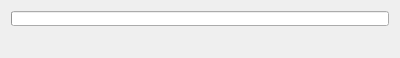
<?xml version="1.0" encoding="UTF-8"?>
<ui version="4.0">
 <class>frmLoading</class>
 <widget class="QWidget" name="frmLoading">
  <property name="windowModality">
   <enum>Qt::ApplicationModal</enum>
  </property>
  <property name="geometry">
   <rect>
    <x>0</x>
    <y>0</y>
    <width>400</width>
    <height>58</height>
   </rect>
  </property>
  <property name="minimumSize">
   <size>
    <width>400</width>
    <height>58</height>
   </size>
  </property>
  <property name="maximumSize">
   <size>
    <width>400</width>
    <height>58</height>
   </size>
  </property>
  <property name="font">
   <font>
    <weight>75</weight>
    <bold>true</bold>
   </font>
  </property>
  <property name="windowTitle">
   <string>Espere por favor...</string>
  </property>
  <layout class="QVBoxLayout">
   <item>
    <widget class="QProgressBar" name="progressBar">
     <property name="value">
      <number>0</number>
     </property>
     <property name="alignment">
      <set>Qt::AlignCenter</set>
     </property>
     <property name="textVisible">
      <bool>false</bool>
     </property>
    </widget>
   </item>
   <item>
    <widget class="QLabel" name="lblStatus">
     <property name="minimumSize">
      <size>
       <width>0</width>
       <height>20</height>
      </size>
     </property>
     <property name="maximumSize">
      <size>
       <width>16777215</width>
       <height>20</height>
      </size>
     </property>
     <property name="text">
      <string/>
     </property>
     <property name="alignment">
      <set>Qt::AlignCenter</set>
     </property>
    </widget>
   </item>
  </layout>
 </widget>
 <resources/>
 <connections/>
</ui>
